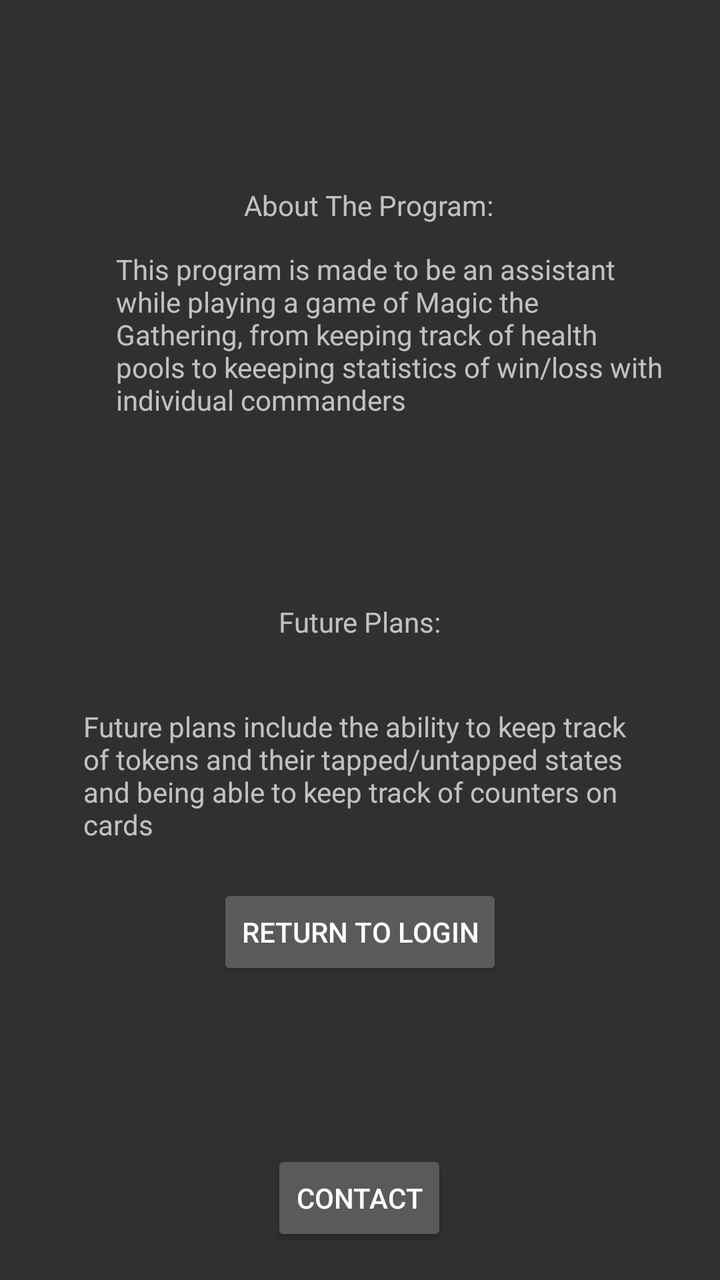
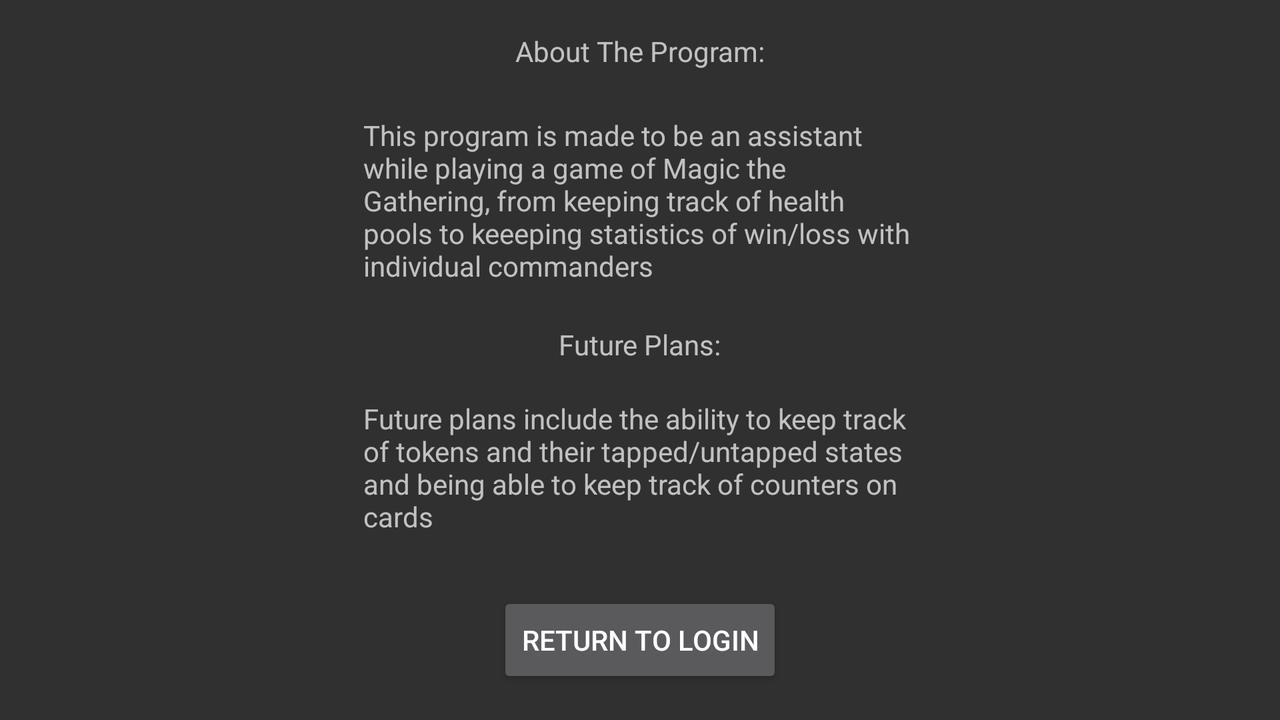

Two renders of one Android screen. The first uses the default layout on a phone; the second uses the alternative layout the repository ships for a different screen configuration, on a matching device. The two XML files are below.
<!-- AndroidManifest.xml: application theme AppTheme -->
<!-- res/layout/activity_about.xml -->
<?xml version="1.0" encoding="utf-8"?>

<android.support.constraint.ConstraintLayout xmlns:android="http://schemas.android.com/apk/res/android"
    xmlns:app="http://schemas.android.com/apk/res-auto"
    xmlns:tools="http://schemas.android.com/tools"
    android:layout_width="match_parent"
    android:layout_height="match_parent"
    tools:context="ca.on.conestogac.mbproject.AboutScreen">

    <TextView
        android:id="@+id/textView4"
        android:layout_width="wrap_content"
        android:layout_height="wrap_content"
        android:layout_marginBottom="13dp"
        android:layout_marginStart="65dp"
        android:layout_marginTop="93dp"
        android:text="About The Program:"
        app:layout_constraintBottom_toTopOf="@+id/textView5"
        app:layout_constraintEnd_toEndOf="parent"
        app:layout_constraintHorizontal_bias="0.335"
        app:layout_constraintStart_toStartOf="parent"
        app:layout_constraintTop_toTopOf="parent" />

    <TextView
        android:id="@+id/textView5"
        android:layout_width="277dp"
        android:layout_height="0dp"
        android:layout_marginBottom="282dp"
        android:layout_marginStart="33dp"
        android:layout_marginTop="125dp"
        android:text="This program is made to be an assistant while playing a game of Magic the Gathering, from keeping track of health pools to keeeping statistics of win/loss with individual commanders"
        app:layout_constraintBottom_toTopOf="@+id/btnContact"
        app:layout_constraintEnd_toEndOf="parent"
        app:layout_constraintHorizontal_bias="0.5"
        app:layout_constraintStart_toStartOf="parent"
        app:layout_constraintTop_toTopOf="parent" />

    <TextView
        android:id="@+id/textView6"
        android:layout_width="wrap_content"
        android:layout_height="wrap_content"
        android:layout_marginBottom="25dp"
        android:text="Future Plans:"
        app:layout_constraintBottom_toTopOf="@+id/textView7"
        app:layout_constraintEnd_toEndOf="parent"
        app:layout_constraintHorizontal_bias="0.5"
        app:layout_constraintStart_toStartOf="parent"
        app:layout_constraintTop_toBottomOf="@+id/textView5" />

    <TextView
        android:id="@+id/textView7"
        android:layout_width="277dp"
        android:layout_height="94dp"
        android:layout_marginBottom="184dp"
        android:text="Future plans include the ability to keep track of tokens and their tapped/untapped states and being able to keep track of counters on cards"
        app:layout_constraintBottom_toBottomOf="parent"
        app:layout_constraintEnd_toEndOf="parent"
        app:layout_constraintHorizontal_bias="0.5"
        app:layout_constraintStart_toStartOf="parent"
        app:layout_constraintTop_toBottomOf="@+id/textView6" />

    <Button
        android:id="@+id/backButton"
        android:layout_width="wrap_content"
        android:layout_height="wrap_content"
        android:layout_marginBottom="150dp"
        android:onClick="loginReturn"
        android:text="Return to Login"
        app:layout_constraintBottom_toBottomOf="parent"
        app:layout_constraintEnd_toEndOf="parent"
        app:layout_constraintStart_toStartOf="parent" />

    <Button
        android:id="@+id/btnContact"
        android:layout_width="wrap_content"
        android:layout_height="wrap_content"
        android:layout_marginBottom="17dp"
        android:layout_marginStart="27dp"
        android:text="Contact"
        android:onClick="contact"
        app:layout_constraintBottom_toBottomOf="parent"
        app:layout_constraintStart_toStartOf="@+id/backButton"
        app:layout_constraintTop_toBottomOf="@+id/textView5" />
</android.support.constraint.ConstraintLayout>
<!-- resources referenced by this layout -->
<resources>
  <style name="AppTheme" parent="Theme.AppCompat.NoActionBar">
          
          <item name="colorPrimary">@color/colorPrimary</item>
          <item name="colorPrimaryDark">@color/colorPrimaryDark</item>
          <item name="colorAccent">@color/colorAccent</item>
      </style>
  <color name="colorPrimary">#314bbd</color>
  <color name="colorPrimaryDark">#303F9F</color>
  <color name="colorAccent">#FF4081</color>
</resources>
<!-- res/layout-land/activity_about.xml (the repository's variant of the layout above) -->
<!-- drawn on the phone turned sideways -->
<?xml version="1.0" encoding="utf-8"?>
<android.support.constraint.ConstraintLayout xmlns:android="http://schemas.android.com/apk/res/android"
    xmlns:app="http://schemas.android.com/apk/res-auto"
    xmlns:tools="http://schemas.android.com/tools"
    android:layout_width="match_parent"
    android:layout_height="match_parent"
    tools:context="ca.on.conestogac.mbproject.AboutScreen"
    tools:layout_editor_absoluteY="25dp">

    <TextView
        android:id="@+id/textView4"
        android:layout_width="wrap_content"
        android:layout_height="wrap_content"
        android:layout_marginBottom="23dp"
        android:layout_marginTop="16dp"
        android:text="About The Program:"
        app:layout_constraintBottom_toTopOf="@+id/textView5"
        app:layout_constraintEnd_toEndOf="parent"
        app:layout_constraintStart_toStartOf="parent"
        app:layout_constraintTop_toTopOf="parent" />

    <TextView
        android:id="@+id/textView5"
        android:layout_width="277dp"
        android:layout_height="0dp"
        android:layout_marginBottom="9dp"
        android:text="This program is made to be an assistant while playing a game of Magic the Gathering, from keeping track of health pools to keeeping statistics of win/loss with individual commanders"
        app:layout_constraintBottom_toTopOf="@+id/textView6"
        app:layout_constraintEnd_toEndOf="parent"
        app:layout_constraintStart_toStartOf="parent"
        app:layout_constraintTop_toBottomOf="@+id/textView4" />

    <TextView
        android:id="@+id/textView6"
        android:layout_width="wrap_content"
        android:layout_height="wrap_content"
        android:layout_marginBottom="18dp"
        android:text="Future Plans:"
        app:layout_constraintBottom_toTopOf="@+id/textView7"
        app:layout_constraintEnd_toEndOf="@+id/textView5"
        app:layout_constraintStart_toStartOf="@+id/textView5"
        app:layout_constraintTop_toBottomOf="@+id/textView5" />

    <TextView
        android:id="@+id/textView7"
        android:layout_width="277dp"
        android:layout_height="0dp"
        android:layout_marginBottom="1dp"
        android:text="Future plans include the ability to keep track of tokens and their tapped/untapped states and being able to keep track of counters on cards"
        app:layout_constraintBottom_toTopOf="@+id/backButton"
        app:layout_constraintEnd_toEndOf="parent"
        app:layout_constraintStart_toStartOf="parent"
        app:layout_constraintTop_toBottomOf="@+id/textView6" />

    <Button
        android:id="@+id/backButton"
        android:layout_width="wrap_content"
        android:layout_height="wrap_content"
        android:layout_marginBottom="16dp"
        android:onClick="loginReturn"
        android:text="Return to Login"
        app:layout_constraintBottom_toBottomOf="parent"
        app:layout_constraintEnd_toEndOf="parent"
        app:layout_constraintStart_toStartOf="parent"
        app:layout_constraintTop_toBottomOf="@+id/textView7" />
</android.support.constraint.ConstraintLayout>
